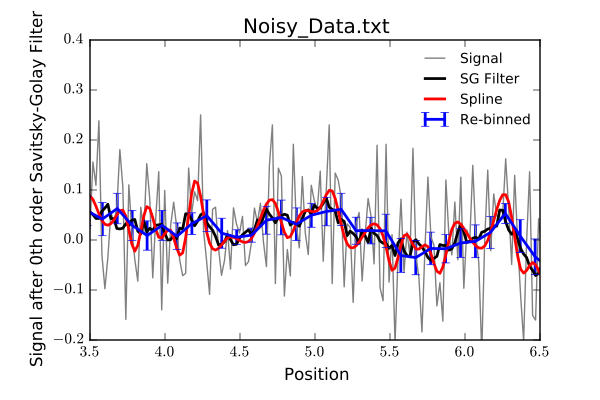

This figure's Python source:
from Stoner import Data

d=Data("Noisy_Data.txt",setas="xy")

d.plot(color='grey')
# Filter with Savitsky-Golay filter, linear over 7 ppoints
d.SG_Filter(result=True,points=11)
d.setas="x.y"
d.plot(lw=2,label="SG Filter")
d.setas="xy"
#Filter with cubic splines
d.spline(replace=2,order=3,smoothing=4)
d.setas="x.y"
d.plot(lw=2,label="Spline")
d.setas="xy"
# Rebin data
d2=d.bin(bins=100,mode="lin")
d2.fig=d.fig
d2.plot(lw=2,label="Re-binned",color="blue")
d2.xlim=(3.5,6.5)
d2.ylim=(-0.2,0.4)
